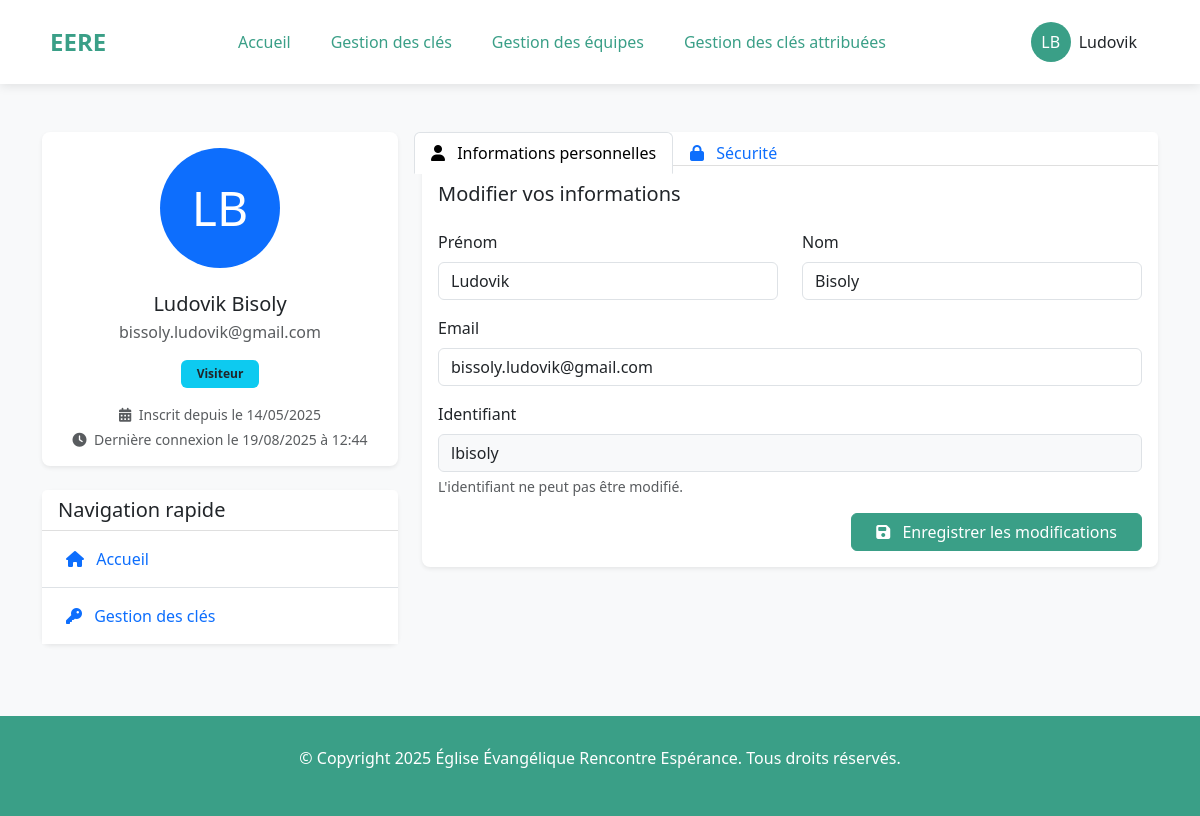
Page /profile/ (signed in) on the earlier database version.
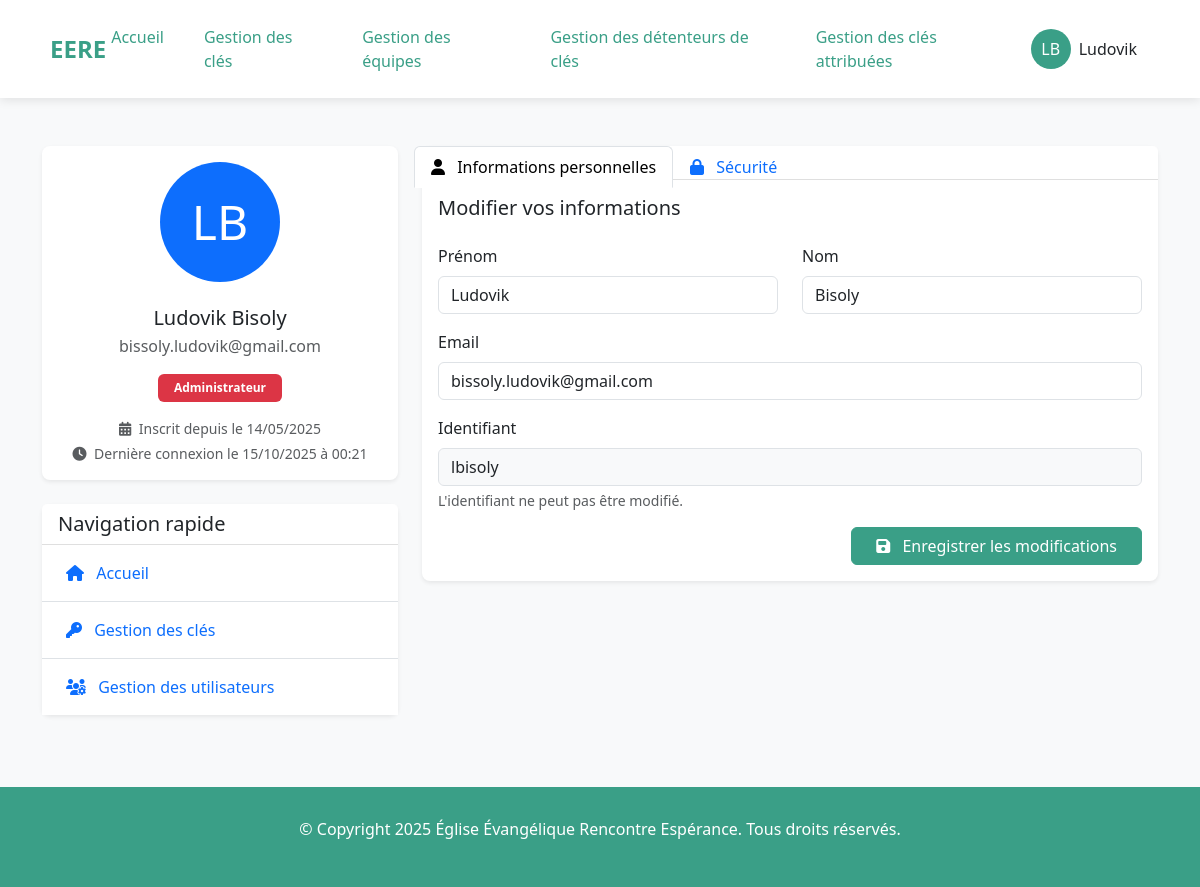
Same page on the later database version.
### listings/models.py (models this page shows, shortened)
class Owner(AbstractUser):
    ADMINISTRATOR = 'admin'
    EDITOR = 'editor'
    VISITOR = 'visitor'
    ROLE_CHOICES = [
        (ADMINISTRATOR, 'Administrateur'),
        (EDITOR, 'Éditeur'),                # Peut modifier mais pas administrer
        (VISITOR, 'Visiteur'),              # Accès en lecture seule
    ]
    role = models.CharField(
        max_length=10,
        choices=ROLE_CHOICES,
        default=VISITOR,
        help_text="Détermine les permissions de l'utilisateur dans l'application"
    )
    groups = models.ManyToManyField(
        'auth.Group',
        verbose_name='groups',
        blank=True,
        help_text='The groups this user belongs to.',
        related_name='owner_set',
        related_query_name='owner',
    )
    user_permissions = models.ManyToManyField(
        'auth.Permission',
        verbose_name='user permissions',
        blank=True,
        help_text='Specific permissions for this user.',
        related_name='owner_set',
        related_query_name='owner',
    )
    class Meta:
        verbose_name = "Gestionnaire"
        verbose_name_plural = "Gestionnaires"
    def is_admin(self):
        return self.role == self.ADMINISTRATOR

### listings/views.py (the view, shortened to what this page needs)
# urls.py: path('profile/', views.profile_view, name='profile'),
@login_required
def profile_view(request):
    form = OwnerUpdateForm(instance=request.user)
    password_form = CustomPasswordChangeForm(
        user=request.user)  # Le paramètre user est important!
    context = {
        'form': form,
        'password_form': password_form,
    }
    return render(request, 'listings/profile.html', context)

### listings/forms.py
class OwnerUpdateForm(forms.ModelForm):
    class Meta:
        model = Owner
        fields = ('first_name', 'last_name', 'email')
        widgets = {
            'first_name': forms.TextInput(attrs={'class': 'form-control', 'id': 'id_first_name'}),
            'last_name': forms.TextInput(attrs={'class': 'form-control', 'id': 'id_last_name'}),
            'email': forms.EmailInput(attrs={'class': 'form-control', 'id': 'id_email'})
        }

class CustomPasswordChangeForm(PasswordChangeForm):
    old_password = forms.CharField(
        widget=forms.PasswordInput(
            attrs={'class': 'form-control', 'placeholder': 'Ancien mot de passe', 'id': 'id_old_password'})
    )
    new_password1 = forms.CharField(
        widget=forms.PasswordInput(
            attrs={'class': 'form-control', 'placeholder': 'Nouveau mot de passe', 'id': 'id_new_password1'})
    )
    new_password2 = forms.CharField(
        widget=forms.PasswordInput(
            attrs={'class': 'form-control', 'placeholder': 'Confirmer le nouveau mot de passe', 'id': 'id_new_password2'})
    )

### listings/utils.py (called while the page is built)
def set_current_user(user):
    _thread_locals.user = user

### listings/templates/listings/profile.html (shortened to what the changed rows need)
{% extends "listings/base.html" %}
{% load static %}
{% block content %}
<div class="container py-5">
    <div class="row">
        <div class="col-lg-4">
            <div class="card mb-4 shadow-sm border-0 rounded-lg">
                <div class="card-body text-center">
                    <div class="d-flex justify-content-center mb-4">
                        <div class="rounded-circle bg-primary text-white d-flex align-items-center justify-content-center mx-auto" style="width: 120px; height: 120px; font-size: 48px;">
                            {{ user.first_name|first }}{{ user.last_name|first }}
                        </div>
                    </div>
                    <h5 class="mb-1">{{ user.first_name }} {{ user.last_name }}</h5>
                    <p class="text-muted mb-3">{{ user.email }}</p>
                    <div class="mb-3">
                        <span class="badge {% if user.role == 'admin' %}bg-danger{% elif user.role == 'editor' %}bg-warning text-dark{% else %}bg-info text-dark{% endif %} px-3 py-2">
                            {{ user.get_role_display }}
                        </span>
                    </div>
                    <div class="small text-muted mt-3">
                        <i class="fas fa-calendar-alt me-1"></i> Inscrit depuis le {{ user.date_joined|date:"d/m/Y" }}
                    </div>
                    <div class="small text-muted mt-1">
                        <i class="fas fa-clock me-1"></i> Dernière connexion le {{ user.last_login|date:"d/m/Y à H:i" }}
                    </div>
                </div>
            </div>
            <div class="card mb-4 shadow-sm border-0 rounded-lg">
                <div class="card-body p-0">
                    <ul class="list-group list-group-flush">
                        {% if user.is_admin %}
                        <li class="list-group-item px-4 py-3">
                            <a href="{% url 'owner_management' %}" class="text-decoration-none">
                                <i class="fas fa-users-cog me-2"></i> Gestion des utilisateurs
                            </a>
                        </li>
                        {% endif %}
                    </ul>
                </div>
            </div>
        </div>
        <div class="col-lg-8">
            <div class="card shadow-sm border-0 rounded-lg mb-4">
                <div class="card-body">
                    <div class="tab-content" id="profileTabsContent">
                        <div class="tab-pane fade show active" id="info" role="tabpanel" aria-labelledby="info-tab">
                            <form method="post" action="{% url 'profile' %}" class="needs-validation" novalidate>
                                <div class="row mb-3">
                                    <div class="col-md-6">
                                        <label for="{{ form.first_name.id_for_label }}" class="form-label">Prénom</label>
                                        {{ form.first_name }}
                                    </div>
                                    <div class="col-md-6">
                                        <label for="{{ form.last_name.id_for_label }}" class="form-label">Nom</label>
                                        {{ form.last_name }}
                                    </div>
                                </div>
                                <div class="mb-3">
                                    <label for="{{ form.email.id_for_label }}" class="form-label">Email</label>
                                    {{ form.email }}
                                </div>
                                <div class="mb-3">
                                    <label for="username" class="form-label">Identifiant</label>
                                    <input type="text" class="form-control bg-light" id="username" value="{{ user.username }}" readonly>
                                    <div class="form-text text-muted">
                                        L'identifiant ne peut pas être modifié.
                                    </div>
                                </div>
                            </form>
                        </div>
                    </div>
                </div>
            </div>
        </div>
    </div>
</div>
{% endblock %}

### listings/templates/listings/base.html (shortened to what this page needs)
<!DOCTYPE html>
{% load static %}
<html lang="fr">
<head>
    <link href="https://cdn.jsdelivr.net/npm/bootstrap@5.3.0/dist/css/bootstrap.min.css" rel="stylesheet">
    <link rel="stylesheet" href="https://cdnjs.cloudflare.com/ajax/libs/font-awesome/6.4.0/css/all.min.css">
</head>
<body>
    <header class="top-header">
        <div class="logo" onclick="window.location.href='{% url 'home' %}'">EERE</div>
        <nav class="nav-menu">
            <a href="{% url 'home' %}" id="menu-home">Accueil</a>
            <a href="{% url 'key_list' %}" id="menu-key_list">Gestion des clés</a>
            <a href="{% url 'team_list' %}" id="menu-team_list">Gestion des équipes</a>
            {% if request.user.role == 'admin' %}
                <a href="{% url 'user_list' %}" id="menu-user_list">Gestion des détenteurs de clés</a>
            {% endif %}
            <a href="{% url 'user_keys' %}" id="menu-user_keys">Gestion des clés attribuées</a>
        </nav>
        {% if request.user.is_authenticated %}
        <div class="user-menu dropdown">
            <button class="btn dropdown-toggle" type="button" id="userMenuButton" data-bs-toggle="dropdown" aria-expanded="false">
                <div class="d-flex align-items-center">
                    <div class="user-initials me-2">
                        {{ request.user.first_name|first }}{{ request.user.last_name|first }}
                    </div>
                    <span class="d-none d-md-inline">{{ request.user.first_name }}</span>
                </div>
            </button>
        </div>
        {% endif %}
    </header>
    <main role="main">
        {% block content %}{% endblock %}
    </main>
    <footer class="footer" id="contact">
        <p>&copy; Copyright {% now "Y" %} Église Évangélique Rencontre Espérance. Tous droits réservés.</p>
    </footer>
</body>
</html>

Differences in the rows shown:
changed Owner "Ludovik": role "Visiteur" → "Administrateur"; last_login "19/08/2025 à 12:44" → "15/10/2025 à 00:21"
Other differences:
text now shown: "Gestion des détenteurs de clés Gestion des utilisateurs"
